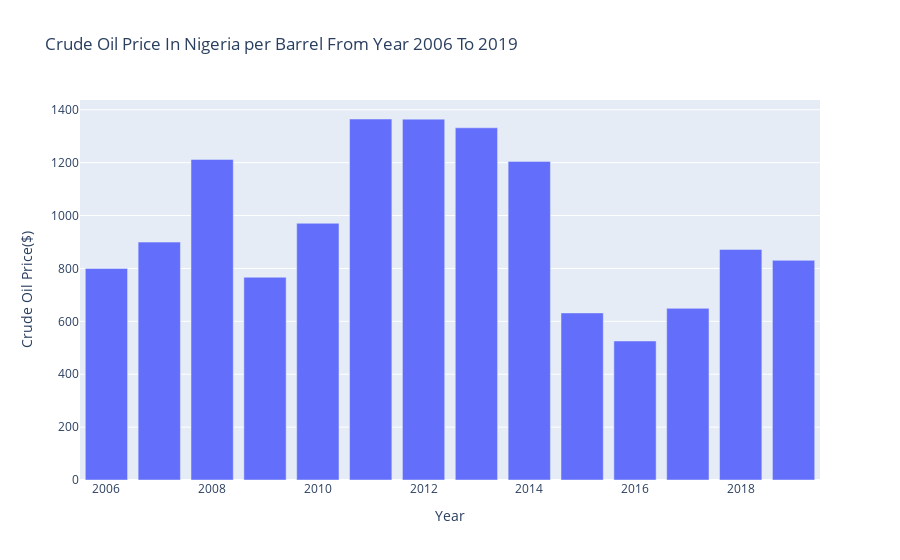

Here is the notebook cell this chart was saved with:
### Code cell
#:>> CRUDE OIL PRICE IN NIGERIA PER BARREL FROM YEAR 2006 TO 2019
# USING BAR GRAPH:

info4= crude
px.bar(info4,x='Year',y='Crude Oil Price($)',title='Crude Oil Price In Nigeria per Barrel From Year 2006 To 2019')

### Figure 1 — Plotly figure (JSON) as saved in the notebook; plotly's stock layout.template omitted (floating-point values rounded to 4 significant figures)
{"data": [{"alignmentgroup": "True", "hovertemplate": "Year=%{x}<br>Crude Oil Price($)=%{y}<extra></extra>", "legendgroup": "", "marker": {"color": "#636efa"}, "name": "", "offsetgroup": "", "orientation": "v", "showlegend": false, "textposition": "auto", "type": "bar", "x": [2006, 2007, 2008, 2009, 2010, 2011, 2012, 2013, 2014, 2015, 2016, 2017, 2018, 2019], "xaxis": "x", "y": [800, 899.6, 1212.0, 766.8, 970.8, 1365.0, 1365.0, 1332.0, 1205.0, 631.8, 525.7, 649, 871.9, 830.5], "yaxis": "y"}], "layout": {"barmode": "relative", "legend": {"tracegroupgap": 0}, "title": {"text": "Crude Oil Price In Nigeria per Barrel From Year 2006 To 2019"}, "xaxis": {"anchor": "y", "domain": [0, 1], "title": {"text": "Year"}}, "yaxis": {"anchor": "x", "domain": [0, 1], "title": {"text": "Crude Oil Price($)"}}}}
